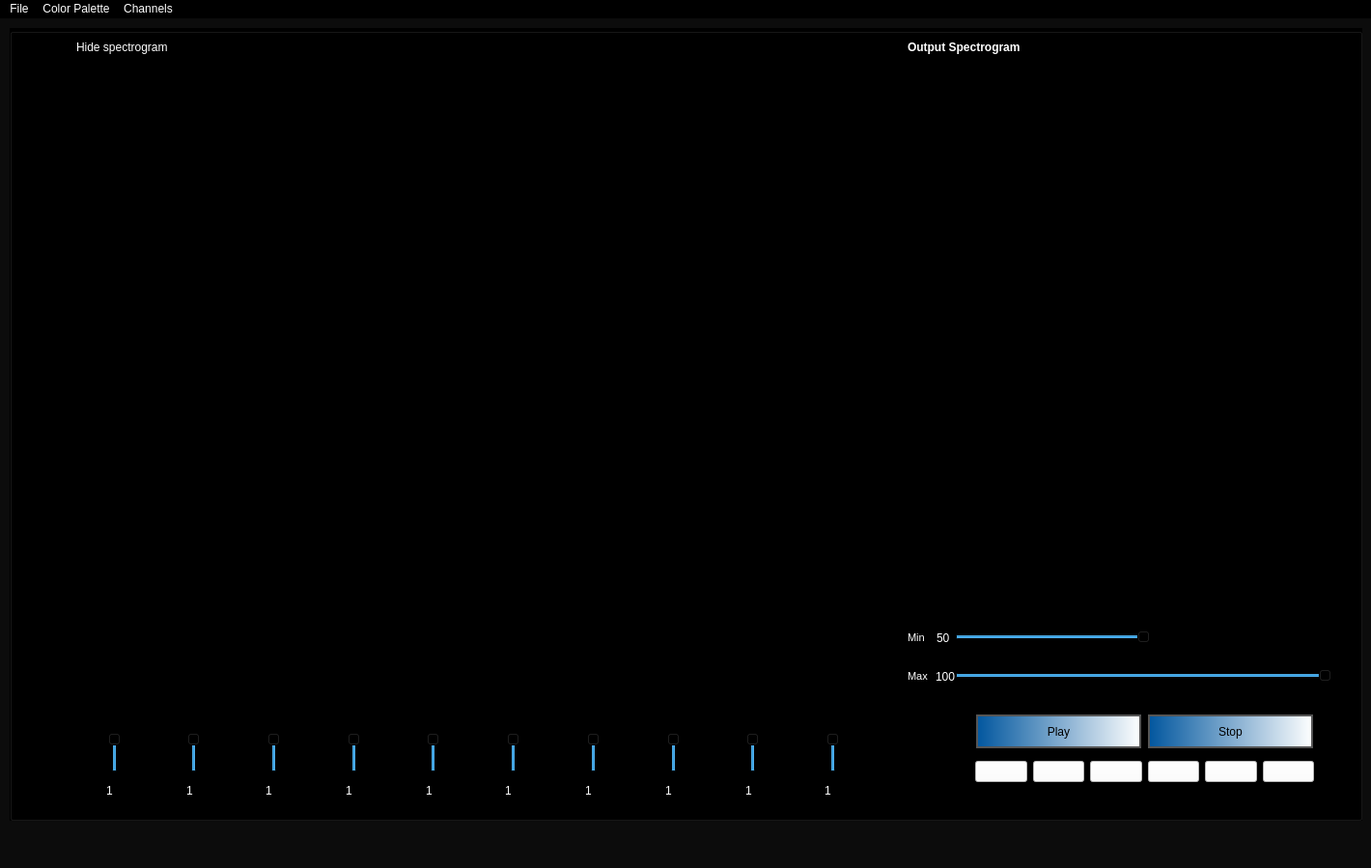
<?xml version="1.0" encoding="UTF-8"?>
<ui version="4.0">
 <class>MainWindow</class>
 <widget class="QMainWindow" name="MainWindow">
  <property name="geometry">
   <rect>
    <x>0</x>
    <y>0</y>
    <width>1420</width>
    <height>899</height>
   </rect>
  </property>
  <property name="mouseTracking">
   <bool>true</bool>
  </property>
  <property name="windowTitle">
   <string>Equalizer</string>
  </property>
  <property name="accessibleName">
   <string/>
  </property>
  <property name="autoFillBackground">
   <bool>false</bool>
  </property>
  <property name="styleSheet">
   <string notr="true">background-color: rgb(12, 12, 12);
color: rgb(255, 255, 255);
</string>
  </property>
  <property name="unifiedTitleAndToolBarOnMac">
   <bool>false</bool>
  </property>
  <widget class="QWidget" name="centralwidget">
   <widget class="QGroupBox" name="Main">
    <property name="enabled">
     <bool>true</bool>
    </property>
    <property name="geometry">
     <rect>
      <x>10</x>
      <y>10</y>
      <width>1401</width>
      <height>821</height>
     </rect>
    </property>
    <property name="sizePolicy">
     <sizepolicy hsizetype="Expanding" vsizetype="Expanding">
      <horstretch>100</horstretch>
      <verstretch>100</verstretch>
     </sizepolicy>
    </property>
    <property name="minimumSize">
     <size>
      <width>1344</width>
      <height>759</height>
     </size>
    </property>
    <property name="baseSize">
     <size>
      <width>0</width>
      <height>0</height>
     </size>
    </property>
    <property name="styleSheet">
     <string notr="true">background-color: rgb(0, 0, 0);</string>
    </property>
    <widget class="QWidget" name="layoutWidget">
     <property name="geometry">
      <rect>
       <x>100</x>
       <y>780</y>
       <width>821</width>
       <height>20</height>
      </rect>
     </property>
     <layout class="QHBoxLayout" name="numberslayout">
      <item>
       <widget class="QLabel" name="Gain1Label">
        <property name="text">
         <string>1</string>
        </property>
       </widget>
      </item>
      <item>
       <widget class="QLabel" name="Gain2Label">
        <property name="text">
         <string>1</string>
        </property>
       </widget>
      </item>
      <item>
       <widget class="QLabel" name="Gain3Label">
        <property name="text">
         <string>1</string>
        </property>
       </widget>
      </item>
      <item>
       <widget class="QLabel" name="Gain4Label">
        <property name="text">
         <string>1</string>
        </property>
       </widget>
      </item>
      <item>
       <widget class="QLabel" name="Gain5Label">
        <property name="text">
         <string>1</string>
        </property>
       </widget>
      </item>
      <item>
       <widget class="QLabel" name="Gain6Label">
        <property name="text">
         <string>1</string>
        </property>
       </widget>
      </item>
      <item>
       <widget class="QLabel" name="Gain7Label">
        <property name="text">
         <string>1</string>
        </property>
       </widget>
      </item>
      <item>
       <widget class="QLabel" name="Gain8Label">
        <property name="text">
         <string>1</string>
        </property>
       </widget>
      </item>
      <item>
       <widget class="QLabel" name="Gain9Label">
        <property name="text">
         <string>1</string>
        </property>
       </widget>
      </item>
      <item>
       <widget class="QLabel" name="Gain10Label">
        <property name="text">
         <string>1</string>
        </property>
       </widget>
      </item>
     </layout>
    </widget>
    <widget class="QWidget" name="layoutWidget">
     <property name="geometry">
      <rect>
       <x>930</x>
       <y>660</y>
       <width>51</width>
       <height>23</height>
      </rect>
     </property>
     <layout class="QHBoxLayout" name="labelslayout">
      <item>
       <widget class="QLabel" name="SliderMaxLabel">
        <property name="font">
         <font>
          <family>MS Shell Dlg 2</family>
          <pointsize>8</pointsize>
          <italic>false</italic>
          <bold>false</bold>
         </font>
        </property>
        <property name="styleSheet">
         <string notr="true">font: 8pt &quot;MS Shell Dlg 2&quot;;</string>
        </property>
        <property name="text">
         <string>Max</string>
        </property>
       </widget>
      </item>
      <item>
       <widget class="QLabel" name="GainMaxLabel">
        <property name="styleSheet">
         <string notr="true">font: 8pt &quot;MS Shell Dlg 2&quot;;</string>
        </property>
        <property name="text">
         <string>100</string>
        </property>
       </widget>
      </item>
     </layout>
    </widget>
    <widget class="QWidget" name="layoutWidget">
     <property name="geometry">
      <rect>
       <x>70</x>
       <y>620</y>
       <width>821</width>
       <height>151</height>
      </rect>
     </property>
     <layout class="QHBoxLayout" name="sliderslayout">
      <item>
       <widget class="QSlider" name="Slider_1">
        <property name="sizePolicy">
         <sizepolicy hsizetype="Preferred" vsizetype="Preferred">
          <horstretch>0</horstretch>
          <verstretch>0</verstretch>
         </sizepolicy>
        </property>
        <property name="maximum">
         <number>5</number>
        </property>
        <property name="singleStep">
         <number>1</number>
        </property>
        <property name="value">
         <number>1</number>
        </property>
        <property name="orientation">
         <enum>Qt::Vertical</enum>
        </property>
       </widget>
      </item>
      <item>
       <widget class="QSlider" name="Slider_2">
        <property name="sizePolicy">
         <sizepolicy hsizetype="Preferred" vsizetype="Preferred">
          <horstretch>0</horstretch>
          <verstretch>0</verstretch>
         </sizepolicy>
        </property>
        <property name="maximum">
         <number>5</number>
        </property>
        <property name="value">
         <number>1</number>
        </property>
        <property name="sliderPosition">
         <number>1</number>
        </property>
        <property name="orientation">
         <enum>Qt::Vertical</enum>
        </property>
       </widget>
      </item>
      <item>
       <widget class="QSlider" name="Slider_3">
        <property name="sizePolicy">
         <sizepolicy hsizetype="Preferred" vsizetype="Preferred">
          <horstretch>0</horstretch>
          <verstretch>0</verstretch>
         </sizepolicy>
        </property>
        <property name="styleSheet">
         <string notr="true">color: qlineargradient(spread:pad, x1:0, y1:0, x2:1, y2:0, stop:0 rgba(0, 86, 158, 255), stop:1 rgba(255, 255, 255, 255));</string>
        </property>
        <property name="maximum">
         <number>5</number>
        </property>
        <property name="value">
         <number>1</number>
        </property>
        <property name="orientation">
         <enum>Qt::Vertical</enum>
        </property>
       </widget>
      </item>
      <item>
       <widget class="QSlider" name="Slider_4">
        <property name="sizePolicy">
         <sizepolicy hsizetype="Preferred" vsizetype="Preferred">
          <horstretch>0</horstretch>
          <verstretch>0</verstretch>
         </sizepolicy>
        </property>
        <property name="maximum">
         <number>5</number>
        </property>
        <property name="value">
         <number>1</number>
        </property>
        <property name="orientation">
         <enum>Qt::Vertical</enum>
        </property>
       </widget>
      </item>
      <item>
       <widget class="QSlider" name="Slider_5">
        <property name="sizePolicy">
         <sizepolicy hsizetype="Preferred" vsizetype="Preferred">
          <horstretch>0</horstretch>
          <verstretch>0</verstretch>
         </sizepolicy>
        </property>
        <property name="maximum">
         <number>5</number>
        </property>
        <property name="value">
         <number>1</number>
        </property>
        <property name="orientation">
         <enum>Qt::Vertical</enum>
        </property>
       </widget>
      </item>
      <item>
       <widget class="QSlider" name="Slider_6">
        <property name="sizePolicy">
         <sizepolicy hsizetype="Preferred" vsizetype="Preferred">
          <horstretch>0</horstretch>
          <verstretch>0</verstretch>
         </sizepolicy>
        </property>
        <property name="maximum">
         <number>5</number>
        </property>
        <property name="value">
         <number>1</number>
        </property>
        <property name="orientation">
         <enum>Qt::Vertical</enum>
        </property>
       </widget>
      </item>
      <item>
       <widget class="QSlider" name="Slider_7">
        <property name="sizePolicy">
         <sizepolicy hsizetype="Preferred" vsizetype="Preferred">
          <horstretch>0</horstretch>
          <verstretch>0</verstretch>
         </sizepolicy>
        </property>
        <property name="maximum">
         <number>5</number>
        </property>
        <property name="value">
         <number>1</number>
        </property>
        <property name="orientation">
         <enum>Qt::Vertical</enum>
        </property>
       </widget>
      </item>
      <item>
       <widget class="QSlider" name="Slider_8">
        <property name="sizePolicy">
         <sizepolicy hsizetype="Preferred" vsizetype="Preferred">
          <horstretch>0</horstretch>
          <verstretch>0</verstretch>
         </sizepolicy>
        </property>
        <property name="maximum">
         <number>5</number>
        </property>
        <property name="value">
         <number>1</number>
        </property>
        <property name="orientation">
         <enum>Qt::Vertical</enum>
        </property>
       </widget>
      </item>
      <item>
       <widget class="QSlider" name="Slider_9">
        <property name="sizePolicy">
         <sizepolicy hsizetype="Preferred" vsizetype="Preferred">
          <horstretch>0</horstretch>
          <verstretch>0</verstretch>
         </sizepolicy>
        </property>
        <property name="maximum">
         <number>5</number>
        </property>
        <property name="value">
         <number>1</number>
        </property>
        <property name="orientation">
         <enum>Qt::Vertical</enum>
        </property>
       </widget>
      </item>
      <item>
       <widget class="QSlider" name="Slider_10">
        <property name="sizePolicy">
         <sizepolicy hsizetype="Preferred" vsizetype="Preferred">
          <horstretch>0</horstretch>
          <verstretch>0</verstretch>
         </sizepolicy>
        </property>
        <property name="maximum">
         <number>5</number>
        </property>
        <property name="value">
         <number>1</number>
        </property>
        <property name="orientation">
         <enum>Qt::Vertical</enum>
        </property>
       </widget>
      </item>
     </layout>
    </widget>
    <widget class="QWidget" name="layoutWidget">
     <property name="geometry">
      <rect>
       <x>1000</x>
       <y>710</y>
       <width>351</width>
       <height>37</height>
      </rect>
     </property>
     <layout class="QHBoxLayout" name="buttonslayout"/>
    </widget>
    <widget class="PlotWidget" name="OutputSpectro">
     <property name="geometry">
      <rect>
       <x>930</x>
       <y>40</y>
       <width>451</width>
       <height>561</height>
      </rect>
     </property>
     <property name="sizePolicy">
      <sizepolicy hsizetype="Preferred" vsizetype="Preferred">
       <horstretch>0</horstretch>
       <verstretch>0</verstretch>
      </sizepolicy>
     </property>
    </widget>
    <widget class="QLabel" name="OutputSpecLabel">
     <property name="geometry">
      <rect>
       <x>930</x>
       <y>10</y>
       <width>441</width>
       <height>21</height>
      </rect>
     </property>
     <property name="text">
      <string>&lt;html&gt;&lt;head/&gt;&lt;body&gt;&lt;p&gt;&lt;span style=&quot; font-weight:700;&quot;&gt;Output Spectrogram&lt;/span&gt;&lt;/p&gt;&lt;/body&gt;&lt;/html&gt;</string>
     </property>
    </widget>
    <widget class="QWidget" name="layoutWidget_3">
     <property name="geometry">
      <rect>
       <x>1000</x>
       <y>750</y>
       <width>351</width>
       <height>41</height>
      </rect>
     </property>
     <layout class="QHBoxLayout" name="sliderslayout_3">
      <item>
       <widget class="QPushButton" name="zoom_in">
        <property name="styleSheet">
         <string notr="true">QPushButton { background-color: white; }</string>
        </property>
        <property name="text">
         <string/>
        </property>
        <property name="icon">
         <iconset resource="img.qrc">
          <normaloff>:/img/zoomin.JPG</normaloff>:/img/zoomin.JPG</iconset>
        </property>
        <property name="iconSize">
         <size>
          <width>25</width>
          <height>25</height>
         </size>
        </property>
        <property name="shortcut">
         <string>Ctrl+=</string>
        </property>
       </widget>
      </item>
      <item>
       <widget class="QPushButton" name="zoom_out">
        <property name="styleSheet">
         <string notr="true">QPushButton { background-color: white; }</string>
        </property>
        <property name="text">
         <string/>
        </property>
        <property name="icon">
         <iconset resource="img.qrc">
          <normaloff>:/img/zoomout.JPG</normaloff>:/img/zoomout.JPG</iconset>
        </property>
        <property name="iconSize">
         <size>
          <width>25</width>
          <height>25</height>
         </size>
        </property>
        <property name="shortcut">
         <string>Ctrl+-</string>
        </property>
       </widget>
      </item>
      <item>
       <widget class="QPushButton" name="up_button">
        <property name="styleSheet">
         <string notr="true">QPushButton { background-color: white; }</string>
        </property>
        <property name="text">
         <string/>
        </property>
        <property name="icon">
         <iconset resource="img.qrc">
          <normaloff>:/img/uparrw-Copy.png</normaloff>:/img/uparrw-Copy.png</iconset>
        </property>
        <property name="iconSize">
         <size>
          <width>25</width>
          <height>25</height>
         </size>
        </property>
        <property name="shortcut">
         <string>Up</string>
        </property>
       </widget>
      </item>
      <item>
       <widget class="QPushButton" name="down_button">
        <property name="styleSheet">
         <string notr="true">QPushButton { background-color: white; }</string>
        </property>
        <property name="text">
         <string/>
        </property>
        <property name="icon">
         <iconset resource="img.qrc">
          <normaloff>:/img/dwnarrw.png</normaloff>:/img/dwnarrw.png</iconset>
        </property>
        <property name="iconSize">
         <size>
          <width>25</width>
          <height>25</height>
         </size>
        </property>
        <property name="shortcut">
         <string>Down</string>
        </property>
       </widget>
      </item>
      <item>
       <widget class="QPushButton" name="left_button">
        <property name="styleSheet">
         <string notr="true">QPushButton { background-color: white; }</string>
        </property>
        <property name="text">
         <string/>
        </property>
        <property name="icon">
         <iconset resource="img.qrc">
          <normaloff>:/img/larrw.png</normaloff>:/img/larrw.png</iconset>
        </property>
        <property name="iconSize">
         <size>
          <width>25</width>
          <height>25</height>
         </size>
        </property>
        <property name="shortcut">
         <string>Left</string>
        </property>
       </widget>
      </item>
      <item>
       <widget class="QPushButton" name="right_button">
        <property name="styleSheet">
         <string notr="true">QPushButton { background-color: white; }</string>
        </property>
        <property name="text">
         <string/>
        </property>
        <property name="icon">
         <iconset resource="img.qrc">
          <normaloff>:/img/Rarrw.png</normaloff>:/img/Rarrw.png</iconset>
        </property>
        <property name="iconSize">
         <size>
          <width>25</width>
          <height>25</height>
         </size>
        </property>
        <property name="shortcut">
         <string>Right</string>
        </property>
       </widget>
      </item>
     </layout>
    </widget>
    <widget class="QSlider" name="Slider_11">
     <property name="geometry">
      <rect>
       <x>979</x>
       <y>620</y>
       <width>391</width>
       <height>22</height>
      </rect>
     </property>
     <property name="maximum">
      <number>100</number>
     </property>
     <property name="value">
      <number>50</number>
     </property>
     <property name="orientation">
      <enum>Qt::Horizontal</enum>
     </property>
    </widget>
    <widget class="QSlider" name="Slider_12">
     <property name="geometry">
      <rect>
       <x>979</x>
       <y>660</y>
       <width>391</width>
       <height>22</height>
      </rect>
     </property>
     <property name="minimum">
      <number>0</number>
     </property>
     <property name="maximum">
      <number>100</number>
     </property>
     <property name="value">
      <number>100</number>
     </property>
     <property name="orientation">
      <enum>Qt::Horizontal</enum>
     </property>
    </widget>
    <widget class="QWidget" name="layoutWidget_2">
     <property name="geometry">
      <rect>
       <x>930</x>
       <y>620</y>
       <width>44</width>
       <height>23</height>
      </rect>
     </property>
     <layout class="QHBoxLayout" name="labelslayout_2">
      <item>
       <widget class="QLabel" name="SliderMinLabel">
        <property name="font">
         <font>
          <family>MS Shell Dlg 2</family>
          <pointsize>8</pointsize>
          <italic>false</italic>
          <bold>false</bold>
         </font>
        </property>
        <property name="styleSheet">
         <string notr="true">font: 8pt &quot;MS Shell Dlg 2&quot;;</string>
        </property>
        <property name="text">
         <string>Min  </string>
        </property>
       </widget>
      </item>
      <item>
       <widget class="QLabel" name="GainMinLabel">
        <property name="text">
         <string>50</string>
        </property>
       </widget>
      </item>
     </layout>
    </widget>
    <widget class="QWidget" name="verticalLayoutWidget">
     <property name="geometry">
      <rect>
       <x>50</x>
       <y>40</y>
       <width>871</width>
       <height>561</height>
      </rect>
     </property>
     <layout class="QVBoxLayout" name="verticalLayout">
      <item>
       <widget class="PlotWidget" name="InputSignal">
        <property name="sizePolicy">
         <sizepolicy hsizetype="Preferred" vsizetype="Preferred">
          <horstretch>0</horstretch>
          <verstretch>0</verstretch>
         </sizepolicy>
        </property>
       </widget>
      </item>
      <item>
       <widget class="PlotWidget" name="InputSpectro">
        <property name="sizePolicy">
         <sizepolicy hsizetype="Preferred" vsizetype="Preferred">
          <horstretch>0</horstretch>
          <verstretch>0</verstretch>
         </sizepolicy>
        </property>
       </widget>
      </item>
      <item>
       <widget class="PlotWidget" name="OutputSignal">
        <property name="sizePolicy">
         <sizepolicy hsizetype="Preferred" vsizetype="Preferred">
          <horstretch>0</horstretch>
          <verstretch>0</verstretch>
         </sizepolicy>
        </property>
        <property name="styleSheet">
         <string notr="true"/>
        </property>
        <property name="backgroundBrush">
         <brush brushstyle="NoBrush">
          <color alpha="0">
           <red>0</red>
           <green>0</green>
           <blue>0</blue>
          </color>
         </brush>
        </property>
       </widget>
      </item>
     </layout>
    </widget>
    <widget class="QCheckBox" name="show_ISpectroCh">
     <property name="geometry">
      <rect>
       <x>50</x>
       <y>10</y>
       <width>201</width>
       <height>20</height>
      </rect>
     </property>
     <property name="styleSheet">
      <string notr="true">background-color: rgb(0, 0, 0);</string>
     </property>
     <property name="text">
      <string>Hide spectrogram</string>
     </property>
     <property name="shortcut">
      <string>Ctrl+H</string>
     </property>
    </widget>
    <widget class="QPushButton" name="Stop_Button">
     <property name="enabled">
      <bool>true</bool>
     </property>
     <property name="geometry">
      <rect>
       <x>1179</x>
       <y>711</y>
       <width>171</width>
       <height>35</height>
      </rect>
     </property>
     <property name="sizePolicy">
      <sizepolicy hsizetype="Preferred" vsizetype="Preferred">
       <horstretch>0</horstretch>
       <verstretch>0</verstretch>
      </sizepolicy>
     </property>
     <property name="styleSheet">
      <string notr="true">background-color: qlineargradient(spread:pad, x1:0, y1:0, x2:1, y2:0, stop:0 rgba(0, 86, 158, 255), stop:1 rgba(255, 255, 255, 255));
color: rgb(0, 0, 0);
font: 63 14pt &quot;Yu Gothic UI Semibold&quot;;
border: 2px solid #555;
border-radius: 30px;
</string>
     </property>
     <property name="text">
      <string>Stop</string>
     </property>
     <property name="shortcut">
      <string>Alt+S</string>
     </property>
     <property name="flat">
      <bool>false</bool>
     </property>
    </widget>
    <widget class="QPushButton" name="Play_Button">
     <property name="enabled">
      <bool>true</bool>
     </property>
     <property name="geometry">
      <rect>
       <x>1001</x>
       <y>711</y>
       <width>171</width>
       <height>35</height>
      </rect>
     </property>
     <property name="sizePolicy">
      <sizepolicy hsizetype="Preferred" vsizetype="Preferred">
       <horstretch>0</horstretch>
       <verstretch>0</verstretch>
      </sizepolicy>
     </property>
     <property name="styleSheet">
      <string notr="true">background-color: qlineargradient(spread:pad, x1:0, y1:0, x2:1, y2:0, stop:0 rgba(0, 86, 158, 255), stop:1 rgba(255, 255, 255, 255));
color: rgb(0, 0, 0);
font: 63 14pt &quot;Yu Gothic UI Semibold&quot;;
border: 2px solid #555;
border-radius: 30px;</string>
     </property>
     <property name="text">
      <string>Play</string>
     </property>
     <property name="shortcut">
      <string>Alt+P</string>
     </property>
    </widget>
    <widget class="QWidget" name="verticalLayoutWidget_2">
     <property name="geometry">
      <rect>
       <x>10</x>
       <y>10</y>
       <width>34</width>
       <height>641</height>
      </rect>
     </property>
     <layout class="QVBoxLayout" name="verticalLayout_3">
      <item>
       <widget class="QLabel" name="label_5">
        <property name="text">
         <string/>
        </property>
        <property name="pixmap">
         <pixmap>:/img/input_img.JPG</pixmap>
        </property>
       </widget>
      </item>
      <item>
       <widget class="QLabel" name="label_3">
        <property name="text">
         <string/>
        </property>
        <property name="pixmap">
         <pixmap>:/img/output_img.JPG</pixmap>
        </property>
       </widget>
      </item>
     </layout>
    </widget>
   </widget>
  </widget>
  <widget class="QMenuBar" name="menubar">
   <property name="geometry">
    <rect>
     <x>0</x>
     <y>0</y>
     <width>1420</width>
     <height>22</height>
    </rect>
   </property>
   <property name="styleSheet">
    <string notr="true">background-color: rgb(0, 0, 0);
alternate-background-color: rgb(74, 74, 74);</string>
   </property>
   <widget class="QMenu" name="menufile">
    <property name="mouseTracking">
     <bool>true</bool>
    </property>
    <property name="tabletTracking">
     <bool>false</bool>
    </property>
    <property name="focusPolicy">
     <enum>Qt::NoFocus</enum>
    </property>
    <property name="autoFillBackground">
     <bool>false</bool>
    </property>
    <property name="styleSheet">
     <string notr="true">color: rgb(255, 255, 255);
background-color: rgb(80, 80, 80);</string>
    </property>
    <property name="title">
     <string>File</string>
    </property>
    <addaction name="action_new_win"/>
    <addaction name="action_open"/>
    <addaction name="action_clear"/>
    <addaction name="actionSave_as_PDF"/>
    <addaction name="actionClose"/>
   </widget>
   <widget class="QMenu" name="menuColor_Palette">
    <property name="styleSheet">
     <string notr="true">background-color: rgb(80, 80, 80);</string>
    </property>
    <property name="title">
     <string>Color Palette</string>
    </property>
    <addaction name="actionPalette_1"/>
    <addaction name="actionPalette_2"/>
    <addaction name="actionPalette_3"/>
    <addaction name="actionPalette_4"/>
    <addaction name="actionPalette_5"/>
   </widget>
   <widget class="QMenu" name="menuChannels">
    <property name="styleSheet">
     <string notr="true">background-color: rgb(80, 80, 80);</string>
    </property>
    <property name="title">
     <string>Channels</string>
    </property>
    <addaction name="InputCh"/>
    <addaction name="ISpectroCh"/>
    <addaction name="OutputCh"/>
    <addaction name="OSpectroCh"/>
   </widget>
   <addaction name="menufile"/>
   <addaction name="menuColor_Palette"/>
   <addaction name="menuChannels"/>
  </widget>
  <widget class="QStatusBar" name="statusbar"/>
  <action name="action_new_win">
   <property name="text">
    <string>New Window</string>
   </property>
   <property name="toolTip">
    <string>New Window</string>
   </property>
   <property name="shortcut">
    <string>Ctrl+N</string>
   </property>
  </action>
  <action name="action_open">
   <property name="text">
    <string>Open</string>
   </property>
   <property name="shortcut">
    <string>Alt+O</string>
   </property>
  </action>
  <action name="action_save">
   <property name="text">
    <string>Save</string>
   </property>
   <property name="shortcut">
    <string>Ctrl+S</string>
   </property>
  </action>
  <action name="action_clear">
   <property name="text">
    <string>Clear</string>
   </property>
   <property name="toolTip">
    <string>Clear</string>
   </property>
   <property name="shortcut">
    <string>Ctrl+C</string>
   </property>
  </action>
  <action name="actionPalette_2">
   <property name="text">
    <string>Palette 2</string>
   </property>
   <property name="shortcut">
    <string>Alt+2</string>
   </property>
  </action>
  <action name="actionPalette_1">
   <property name="text">
    <string>Palette 1</string>
   </property>
   <property name="shortcut">
    <string>Alt+1</string>
   </property>
  </action>
  <action name="actionPalette_3">
   <property name="text">
    <string>Palette 3</string>
   </property>
   <property name="shortcut">
    <string>Alt+3</string>
   </property>
  </action>
  <action name="actionPalette_4">
   <property name="text">
    <string>Palette 4 </string>
   </property>
   <property name="shortcut">
    <string>Alt+4</string>
   </property>
  </action>
  <action name="actionPalette_5">
   <property name="text">
    <string>Palette 5</string>
   </property>
   <property name="shortcut">
    <string>Alt+5</string>
   </property>
  </action>
  <action name="actionSave_as_PDF">
   <property name="text">
    <string>Save as PDF</string>
   </property>
   <property name="shortcut">
    <string>Ctrl+Shift+S</string>
   </property>
  </action>
  <action name="InputCh">
   <property name="checkable">
    <bool>true</bool>
   </property>
   <property name="text">
    <string>InputChannel</string>
   </property>
   <property name="shortcut">
    <string>Ctrl+1</string>
   </property>
  </action>
  <action name="ISpectroCh">
   <property name="checkable">
    <bool>true</bool>
   </property>
   <property name="text">
    <string>InputSpectroChannel</string>
   </property>
   <property name="shortcut">
    <string>Ctrl+2</string>
   </property>
  </action>
  <action name="OutputCh">
   <property name="checkable">
    <bool>true</bool>
   </property>
   <property name="text">
    <string>OutputChannel</string>
   </property>
   <property name="shortcut">
    <string>Ctrl+3</string>
   </property>
  </action>
  <action name="OSpectroCh">
   <property name="checkable">
    <bool>true</bool>
   </property>
   <property name="text">
    <string>OutputSpectroChannel</string>
   </property>
   <property name="shortcut">
    <string>Ctrl+4</string>
   </property>
  </action>
  <action name="actionClose">
   <property name="text">
    <string>Close</string>
   </property>
   <property name="shortcut">
    <string>Ctrl+X</string>
   </property>
  </action>
  <action name="actiontemp">
   <property name="text">
    <string>temp</string>
   </property>
   <property name="shortcut">
    <string>Alt+6</string>
   </property>
  </action>
 </widget>
 <customwidgets>
  <customwidget>
   <class>PlotWidget</class>
   <extends>QGraphicsView</extends>
   <header>pyqtgraph</header>
   <container>1</container>
   <slots>
    <signal>signal1()</signal>
    <slot>slot1()</slot>
   </slots>
  </customwidget>
 </customwidgets>
 <resources>
  <include location="img.qrc"/>
 </resources>
 <connections>
  <connection>
   <sender>Slider_2</sender>
   <signal>valueChanged(int)</signal>
   <receiver>Gain2Label</receiver>
   <slot>setNum(int)</slot>
   <hints>
    <hint type="sourcelabel">
     <x>230</x>
     <y>657</y>
    </hint>
    <hint type="destinationlabel">
     <x>232</x>
     <y>817</y>
    </hint>
   </hints>
  </connection>
  <connection>
   <sender>Slider_3</sender>
   <signal>valueChanged(int)</signal>
   <receiver>Gain3Label</receiver>
   <slot>setNum(int)</slot>
   <hints>
    <hint type="sourcelabel">
     <x>277</x>
     <y>679</y>
    </hint>
    <hint type="destinationlabel">
     <x>307</x>
     <y>817</y>
    </hint>
   </hints>
  </connection>
  <connection>
   <sender>Slider_6</sender>
   <signal>valueChanged(int)</signal>
   <receiver>Gain6Label</receiver>
   <slot>setNum(int)</slot>
   <hints>
    <hint type="sourcelabel">
     <x>501</x>
     <y>675</y>
    </hint>
    <hint type="destinationlabel">
     <x>531</x>
     <y>817</y>
    </hint>
   </hints>
  </connection>
  <connection>
   <sender>Slider_9</sender>
   <signal>valueChanged(int)</signal>
   <receiver>Gain9Label</receiver>
   <slot>setNum(int)</slot>
   <hints>
    <hint type="sourcelabel">
     <x>768</x>
     <y>688</y>
    </hint>
    <hint type="destinationlabel">
     <x>839</x>
     <y>817</y>
    </hint>
   </hints>
  </connection>
  <connection>
   <sender>Slider_10</sender>
   <signal>valueChanged(int)</signal>
   <receiver>Gain10Label</receiver>
   <slot>setNum(int)</slot>
   <hints>
    <hint type="sourcelabel">
     <x>850</x>
     <y>679</y>
    </hint>
    <hint type="destinationlabel">
     <x>921</x>
     <y>817</y>
    </hint>
   </hints>
  </connection>
  <connection>
   <sender>show_ISpectroCh</sender>
   <signal>stateChanged(int)</signal>
   <receiver>InputSpectro</receiver>
   <slot>show()</slot>
   <hints>
    <hint type="sourcelabel">
     <x>128</x>
     <y>54</y>
    </hint>
    <hint type="destinationlabel">
     <x>69</x>
     <y>307</y>
    </hint>
   </hints>
  </connection>
  <connection>
   <sender>Slider_7</sender>
   <signal>valueChanged(int)</signal>
   <receiver>Gain7Label</receiver>
   <slot>setNum(int)</slot>
   <hints>
    <hint type="sourcelabel">
     <x>603</x>
     <y>685</y>
    </hint>
    <hint type="destinationlabel">
     <x>674</x>
     <y>817</y>
    </hint>
   </hints>
  </connection>
  <connection>
   <sender>Slider_5</sender>
   <signal>valueChanged(int)</signal>
   <receiver>Gain5Label</receiver>
   <slot>setNum(int)</slot>
   <hints>
    <hint type="sourcelabel">
     <x>426</x>
     <y>685</y>
    </hint>
    <hint type="destinationlabel">
     <x>456</x>
     <y>817</y>
    </hint>
   </hints>
  </connection>
  <connection>
   <sender>Slider_8</sender>
   <signal>valueChanged(int)</signal>
   <receiver>Gain8Label</receiver>
   <slot>setNum(int)</slot>
   <hints>
    <hint type="sourcelabel">
     <x>684</x>
     <y>684</y>
    </hint>
    <hint type="destinationlabel">
     <x>755</x>
     <y>817</y>
    </hint>
   </hints>
  </connection>
  <connection>
   <sender>Slider_12</sender>
   <signal>valueChanged(int)</signal>
   <receiver>GainMaxLabel</receiver>
   <slot>setNum(int)</slot>
   <hints>
    <hint type="sourcelabel">
     <x>998</x>
     <y>705</y>
    </hint>
    <hint type="destinationlabel">
     <x>986</x>
     <y>705</y>
    </hint>
   </hints>
  </connection>
  <connection>
   <sender>Slider_4</sender>
   <signal>valueChanged(int)</signal>
   <receiver>Gain4Label</receiver>
   <slot>setNum(int)</slot>
   <hints>
    <hint type="sourcelabel">
     <x>352</x>
     <y>679</y>
    </hint>
    <hint type="destinationlabel">
     <x>382</x>
     <y>817</y>
    </hint>
   </hints>
  </connection>
  <connection>
   <sender>Slider_11</sender>
   <signal>valueChanged(int)</signal>
   <receiver>GainMinLabel</receiver>
   <slot>setNum(int)</slot>
   <hints>
    <hint type="sourcelabel">
     <x>970</x>
     <y>664</y>
    </hint>
    <hint type="destinationlabel">
     <x>976</x>
     <y>670</y>
    </hint>
   </hints>
  </connection>
  <connection>
   <sender>show_ISpectroCh</sender>
   <signal>stateChanged(int)</signal>
   <receiver>InputSpectro</receiver>
   <slot>hide()</slot>
   <hints>
    <hint type="sourcelabel">
     <x>103</x>
     <y>55</y>
    </hint>
    <hint type="destinationlabel">
     <x>81</x>
     <y>296</y>
    </hint>
   </hints>
  </connection>
  <connection>
   <sender>Slider_1</sender>
   <signal>valueChanged(int)</signal>
   <receiver>Gain1Label</receiver>
   <slot>setNum(int)</slot>
   <hints>
    <hint type="sourcelabel">
     <x>107</x>
     <y>659</y>
    </hint>
    <hint type="destinationlabel">
     <x>158</x>
     <y>817</y>
    </hint>
   </hints>
  </connection>
 </connections>
</ui>
